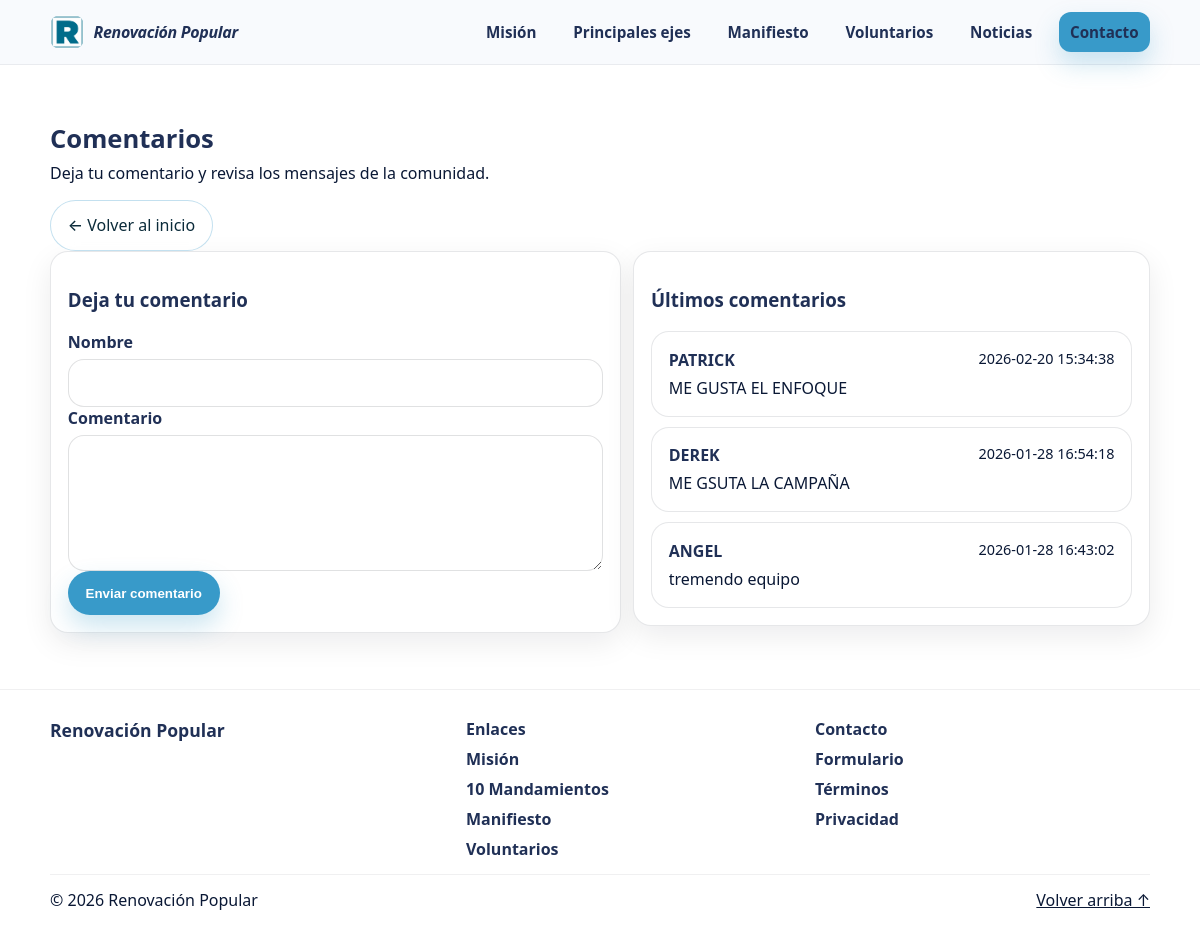
Page /comentarios on the committed database.
### models.py (models this page shows)
class Comment(db.Model):
    id = db.Column(db.Integer, primary_key=True)
    nombre = db.Column(db.String(120), nullable=False)
    comentario = db.Column(db.Text, nullable=False)
    aprobado = db.Column(db.Boolean, default=True)  # por ahora true para que aparezcan
    created_at = db.Column(db.DateTime, default=datetime.utcnow)

### app.py (the view, shortened to what this page needs)
@app.route("/comentarios", methods=["GET", "POST"])
def comentarios():
    comments = Comment.query.order_by(Comment.id.desc()).all()
    payload = []
    for c in comments:
        created = getattr(c, "created_at", None)
        fecha_str = created.strftime("%Y-%m-%d %H:%M:%S") if created else ""
        payload.append(
            {
                "id": c.id,
                "nombre": c.nombre,
                "comentario": c.comentario,
                "fecha": fecha_str,
                "aprobado": getattr(c, "aprobado", True),
            }
        )
    return render_template("comments.html", comments=payload)

### app.py (called while the page is built)
@app.after_request
def add_no_cache_headers(response):
    response.headers["Cache-Control"] = "no-store, no-cache, must-revalidate, max-age=0"
    response.headers["Pragma"] = "no-cache"
    response.headers["Expires"] = "0"
    return response

### templates/comments.html (shortened to what this page needs)
{% extends "base.html" %}
{% block content %}
<section class="section">
  <div class="container">
    <div class="section-head">
      <h2 class="gotham-black">Comentarios</h2>
      <p class="muted gotham-book">Deja tu comentario y revisa los mensajes de la comunidad.</p>
    </div>
<a class="btn btn-ghost gotham-medium" href="{{ url_for('index') }}">
  ← Volver al inicio
</a>
    <div class="contact-grid">
      <div class="card">
        <h3 class="gotham-bold">Deja tu comentario</h3>
       <form method="POST" action="{{ url_for('comentarios') }}">
          <label>Nombre
            <input name="nombre" type="text" required>
          </label>
          <label>Comentario
            <textarea name="comentario" rows="5" required></textarea>
          </label>
          <button class="btn btn-primary gotham-bold" type="submit">Enviar comentario</button>
        </form>
      </div>
      <div class="card">
        <h3 class="gotham-bold">Últimos comentarios</h3>
        <div style="display:grid; gap:10px; margin-top:10px">
          {% for c in comments %}
            <div class="card" style="box-shadow:none">
              <div style="display:flex; justify-content:space-between; gap:10px">
                <div class="gotham-bold">{{ c.nombre }}</div>
                <div class="muted small">{{ c.fecha }}</div>
              </div>
              <div class="muted gotham-book" style="margin-top:6px">{{ c.comentario }}</div>
            </div>
          {% else %}
            <p class="muted gotham-book">Aún no hay comentarios. Sé el primero.</p>
          {% endfor %}
        </div>
      </div>
    </div>
  </div>
</section>
{% endblock %}

### static/css/styles.css (style rules this page uses)
:root { --primary:#389AC9; --bg:#0b1220; --text:#203056; --muted:#0a1835; --card:#ffffff; --line:rgba(15, 23, 42, .10); --shadow: 0 10px 30px rgba(2, 8, 23, .08); --radius: 18px; }
* { box-sizing:border-box; }
html { scroll-behavior:smooth; }
body { margin:0; font-family:"Gotham", system-ui, -apple-system, Segoe UI, Roboto, Arial, sans-serif; color:var(--text); background:#ffffff; }
.container { width:min(1100px, 92%); margin-inline:auto; }
.muted { color:var(--muted); }
.small { font-size:.9rem; }
.btn { display:inline-flex; align-items:center; justify-content:center; gap:.5rem; padding:.85rem 1.05rem; border-radius:999px; font-weight:700; text-decoration:none; border:1px solid transparent; cursor:pointer; transition:transform .08s ease, box-shadow .18s ease, background .18s ease; }
.btn-primary { background:var(--primary); color:#fff; box-shadow:0 12px 24px rgba(56,154,201,.25); }
.btn-ghost { background:rgba(255,255,255,.65); border-color:rgba(56,154,201,.30); color:#0b2b3a; backdrop-filter:blur(10px); }
.card { background:var(--card); border:1px solid var(--line); border-radius:var(--radius); box-shadow:var(--shadow); padding:1.05rem; }
.section { padding:56px 0; }
.section-head { margin-bottom:20px; }
.section-head h2 { margin:0 0 8px; font-size:1.6rem; }
.section-head p { margin:0; }
.contact-grid { display:grid; gap:12px; align-items:start; }
label { font-weight:800; display:grid; gap:6px; }
input, textarea { width:100%; border:1px solid rgba(2,8,23,.12); border-radius:16px; padding:12px 12px; font:inherit; background:#fff; outline:none; }
@media (min-width: 780px) { .contact-grid { grid-template-columns:1.05fr .95fr; } }
.gotham-book { font-weight:400; }
.gotham-medium { font-weight:500; }
.gotham-bold { font-weight:700; }
.gotham-black { font-weight:800; }
.page-head, .section-head, .about-head { margin-bottom: 16px !important; }
.page-head h1, .page-head h2, .section-head h1, .section-head h2, .about-head h1, .about-head h2 { margin-bottom: 6px !important; }
.page-head p, .section-head p, .about-head p { margin-top: 6px !important; }

### rows in the picture
Comment: nombre "PATRICK", fecha "2026-02-20 15:34:38", comentario "ME GUSTA EL ENFOQUE"
Comment: nombre "DEREK", fecha "2026-01-28 16:54:18", comentario "ME GSUTA LA CAMPAÑA"
Comment: nombre "ANGEL", fecha "2026-01-28 16:43:02", comentario "tremendo equipo"

### other values in the picture
{{ 2026 }} "2026"
